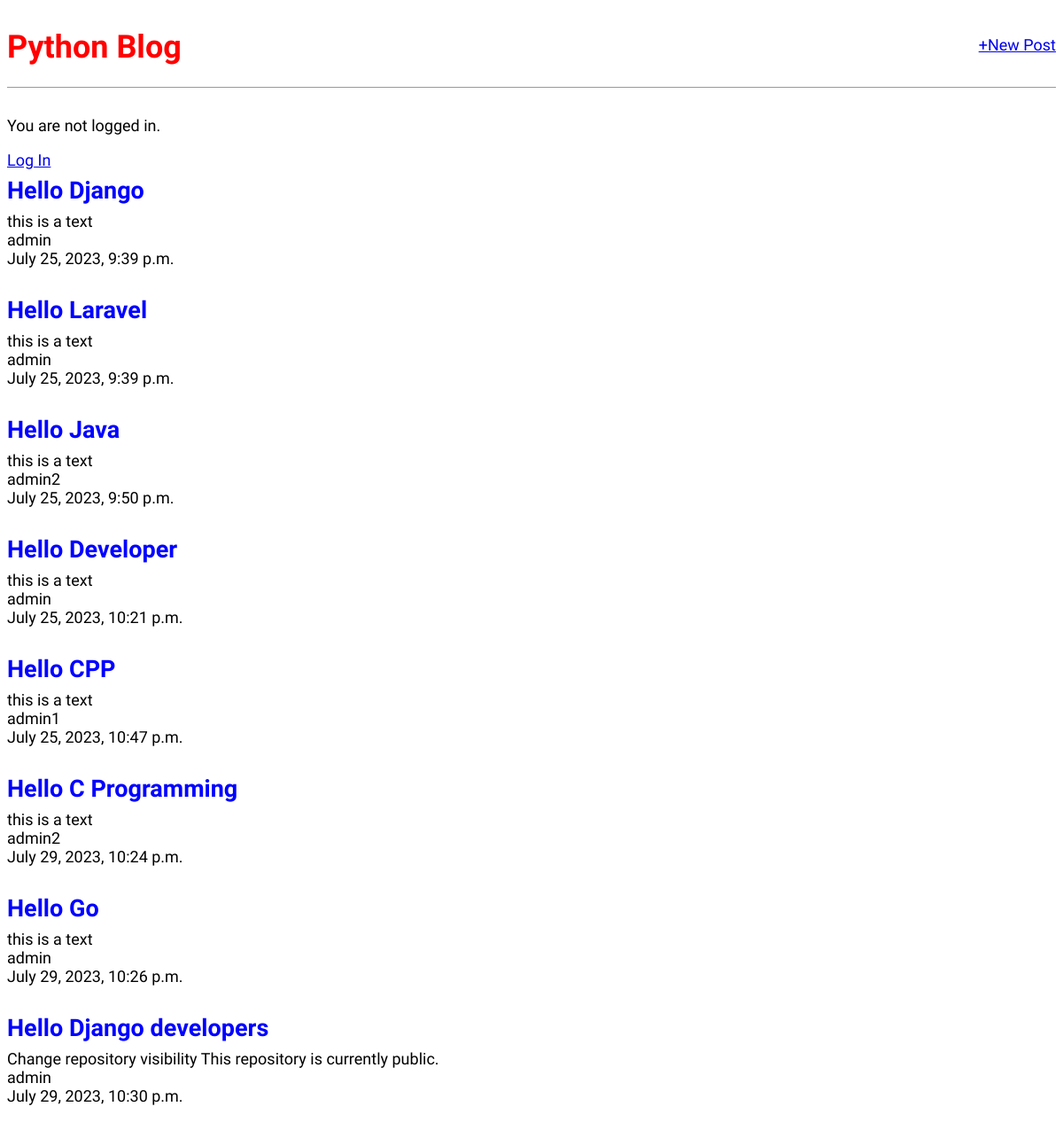
The app's page /, older data.
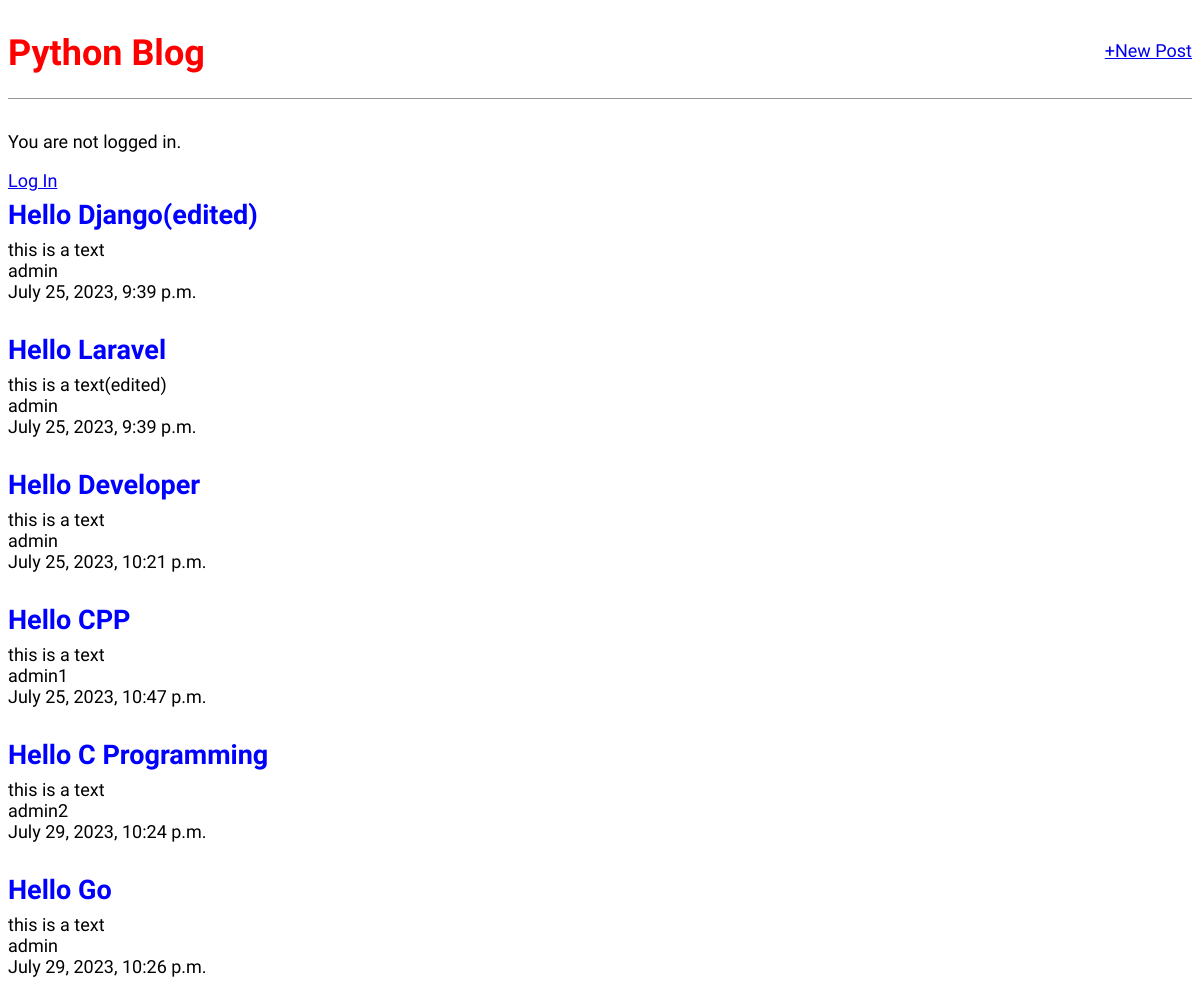
The same page, newer data.
### blog/models.py (models this page shows, shortened)
class Post(models.Model):
    title = models.CharField(max_length=200)
    author = models.ForeignKey(
        'auth.User',
        on_delete=models.CASCADE,
    )
    body = models.TextField()
    created_at = models.DateTimeField(auto_now_add=True)

### blog/views.py (the view)
# urls.py: path('', BlogListView.as_view(), name='home'),
class BlogListView(ListView):
    model = Post
    template_name = 'home.html'

### templates/home.html
{% extends 'base.html' %}
{% block content %}
{% for post in object_list %}
    <div class="post-entry">
        <h2><a href="{% url 'post_detail' post.pk %}">{{ post.title }}</a></h2>
        <p>{{ post.body }}</p>
        <p>{{ post.author.username }}</p>
        <p>{{ post.created_at }}</p>
    </div>
{% endfor %}
{% endblock content %}

Row changes from the older to the newer data that the page shows:
removed Post: title "Hello Java", body "this is a text", author.username "admin2", created_at "July 25, 2023, 9:50 p.m."
removed Post: title "Hello Django developers", body "Change repository visibility This repository is currently public.", author.username "admin", created_at "July 29, 2023, 10:30 p.m."
changed Post: title "Hello Django" → "Hello Django(edited)"
changed Post "Hello Laravel": body "this is a text" → "this is a text(edited)"
